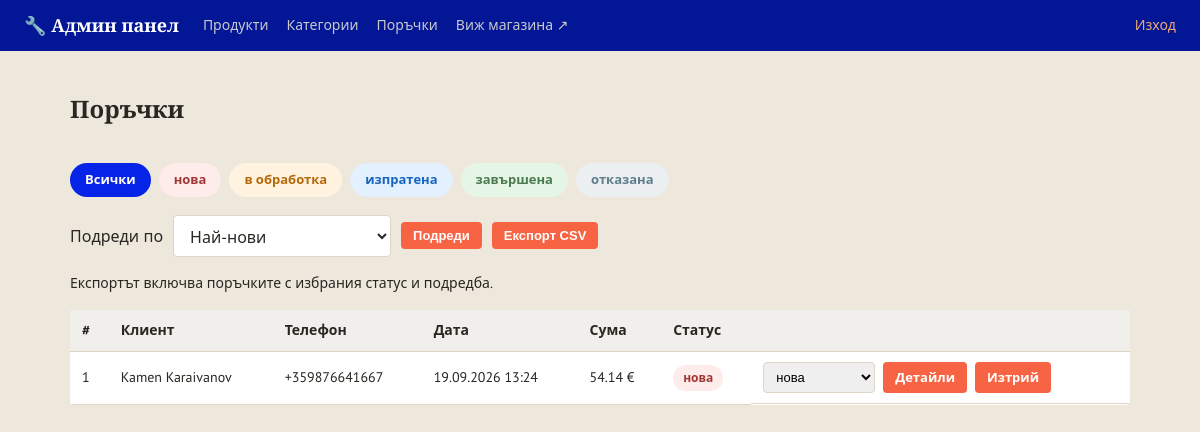
The app's page /admin/orders (signed in), older data.
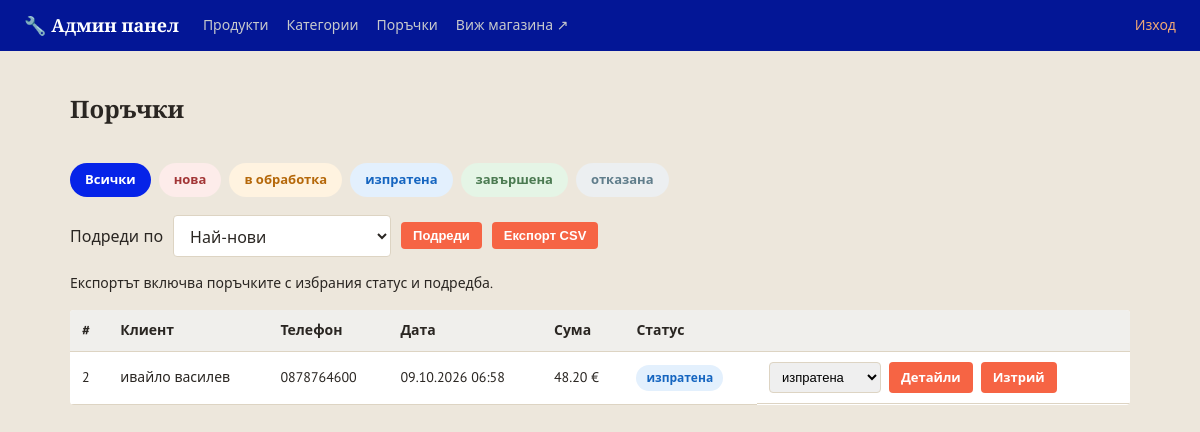
The same page, newer data.
### models.py (models this page shows)
class Order(db.Model):
    __tablename__ = 'orders'
    STATUSES = ['нова', 'в обработка', 'изпратена', 'завършена', 'отказана']
    id = db.Column(db.Integer, primary_key=True)
    customer_name = db.Column(db.String(150), nullable=False)
    phone = db.Column(db.String(50), nullable=False)
    address = db.Column(db.String(300), nullable=False)
    email = db.Column(db.String(150), default='')
    total = db.Column(db.Float, nullable=False)
    status = db.Column(db.String(30), default='нова', nullable=False)
    created_at = db.Column(db.DateTime, default=datetime.utcnow)
    items = db.relationship('OrderItem', backref='order', lazy=True)

### app.py (the view)
@app.route('/admin/orders')
@admin_required
def admin_orders():
    orders, sort, status_filter = selected_orders()
    return render_template('admin/orders.html', orders=orders,
                           statuses=Order.STATUSES, status_filter=status_filter,
                           sort=sort, sort_options=ORDER_SORTS)

### app.py (called while the page is built)
@app.context_processor
def inject_whatsapp_number():
    return {'whatsapp_number': app.config['WHATSAPP_NUMBER'], 'asset_version': app.config['ASSET_VERSION']}

@app.context_processor
def inject_canonical_url():
    public_pages = {'index', 'category_view', 'product_view', 'contacts', 'returns_policy'}
    canonical_url = None
    if request.endpoint in public_pages and request.method in ('GET', 'HEAD'):
        canonical_url = app.config['CANONICAL_SITE_URL'] + url_for(
            request.endpoint, _external=False, **(request.view_args or {})
        )
    return {'canonical_url': canonical_url}

@app.before_request
def redirect_www_domain():
    if request.method in ('GET', 'HEAD') and request.host.partition(':')[0].lower() == 'www.e-jelezaria.bg':
        path = request.full_path.rstrip('?') if not request.query_string else request.full_path
        return redirect(app.config['CANONICAL_SITE_URL'] + path, code=301)

@app.context_processor
def inject_category_icons():
    return {'category_icons': CATEGORY_ICONS}

def selected_sort(options):
    value = request.args.get('sort', 'newest')
    return value if value in options else 'newest'

### templates/admin/orders.html (shortened to what this page needs)
{% extends 'admin/base.html' %}
{% block content %}
<div class="admin-header-row">
    <h1 class="page-title">Поръчки</h1>
</div>
<div class="status-filter">
    <a href="{{ url_for('admin_orders', sort=sort) }}" class="status-chip {% if not status_filter %}status-chip-active{% endif %}">Всички</a>
    {% for s in statuses %}
    <a href="{{ url_for('admin_orders', status=s, sort=sort) }}"
       class="status-chip status-{{ s | replace(' ', '-') }} {% if status_filter == s %}status-chip-active{% endif %}">{{ s }}</a>
    {% endfor %}
</div>
<form class="list-toolbar" method="get">
    {% include 'sort_select.html' %}
    <button type="submit" class="btn btn-small">Подреди</button>
    <button type="submit" class="btn btn-small" formaction="{{ url_for('admin_orders_export') }}">Експорт CSV</button>
</form>
<p class="export-note">Експортът включва поръчките с избрания статус и подредба.</p>
{% if orders %}
<table class="admin-table">
    <thead>
        <tr>
            <th>#</th>
            <th>Клиент</th>
            <th>Телефон</th>
            <th>Дата</th>
            <th>Сума</th>
            <th>Статус</th>
            <th></th>
        </tr>
    </thead>
    <tbody>
        {% for o in orders %}
        <tr>
            <td>{{ o.id }}</td>
            <td>{{ o.customer_name }}</td>
            <td>{{ o.phone }}</td>
            <td>{{ o.created_at.strftime('%d.%m.%Y %H:%M') }}</td>
            <td>{{ '%.2f'|format(o.total) }} €</td>
            <td>
                <span class="status-badge status-{{ o.status | replace(' ', '-') }}">{{ o.status }}</span>
            </td>
            <td class="admin-actions">
                <form action="{{ url_for('admin_order_status', order_id=o.id) }}" method="post" class="status-select-form">
                    <select name="status" onchange="this.form.submit()">
                        {% for s in statuses %}
                        <option value="{{ s }}" {% if s == o.status %}selected{% endif %}>{{ s }}</option>
                        {% endfor %}
                    </select>
                </form>
                <a href="{{ url_for('admin_order_detail', order_id=o.id) }}" class="btn btn-small">Детайли</a>
                <a href="{{ url_for('admin_order_delete', order_id=o.id) }}" class="btn btn-small btn-secondary">Изтрий</a>
            </td>
        </tr>
        {% endfor %}
    </tbody>
</table>
{% else %}
<p class="empty-msg">Няма поръчки{% if status_filter %} със статус "{{ status_filter }}"{% endif %}.</p>
{% endif %}
{% endblock %}

Row changes from the older to the newer data that the page shows:
removed Order: id "1", customer_name "Kamen Karaivanov", phone "+359876641667", created_at "19.09.2026 13:24", total "54.14", status "нова"
added Order: id "2", customer_name "ивайло василев", phone "0878764600", created_at "09.10.2026 06:58", total "48.20", status "изпратена"
